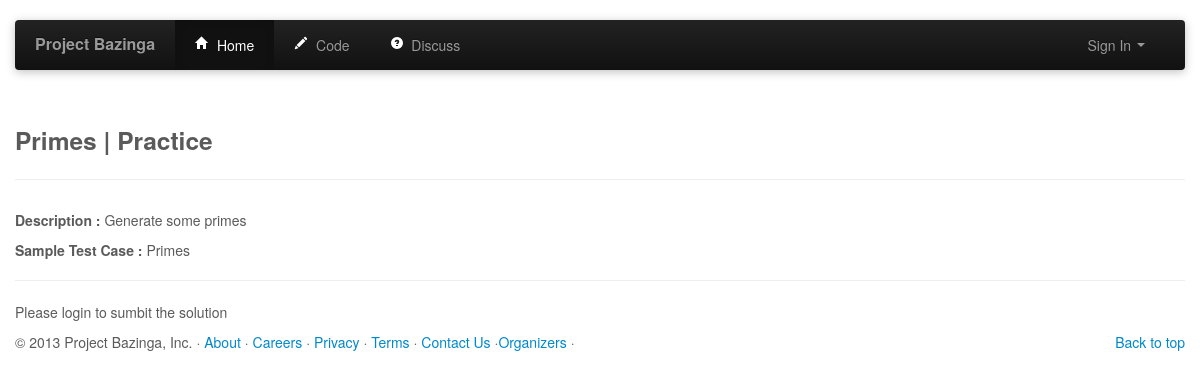
Page /code/questions/1 on the committed database.
### tables this page shows
CREATE TABLE contest_questions (
    "question_id" INTEGER PRIMARY KEY AUTOINCREMENT NOT NULL,
    "contest_id" INTEGER NOT NULL,
    "owner" INTEGER NOT NULL,
    "question_name" TEXT NOT NULL,
    "question_string" TEXT NOT NULL
);

CREATE TABLE contest ("contest_id" INTEGER PRIMARY KEY  AUTOINCREMENT  NOT NULL  UNIQUE , "start_time" DATETIME, "end_time" DATETIME, "name" TEXT NOT NULL , "company" TEXT NOT NULL , "short_description" TEXT NOT NULL ,"long_description" TEXT NOT NULL , "owner" INTEGER NOT NULL);

### contest_views.py (the view)
@contest_views.route('/code/questions/<int:id>', methods=['GET','POST'])
def show_question(id=0):
	if request.method =='POST':
		url = 'http://localhost:1234'	#loadbalancer
		values = {'qid' : id, 'code': request.form['code'], 'lang': request.form['lang'], 'user_id': session['userId'] }
		data = urllib.urlencode(values)
		rresponse = urllib2.urlopen(url, data)
		page = rresponse.read()
		flash('Your solution is being evaluated. You can check the <a href="../submissions/0" >submissions</a> tab for results.')
	db = get_db()
	if(request.method =='POST' and session['logged_in'] and False) :
		code = request.form['code']
		lang = request.form['lang']
		print 'code:\n%s\nlang:\n%s' % (code, lang)
		userid = session['userId'];
		db.execute('insert into submissions (user_id, submission_time, code, lang, points) VALUES (?,?,?,?,?)', [userid, curtime(), code, lang, 0])
		cur = db.execute('SELECT last_insert_rowid() AS id FROM submissions');
		sid = int(cur.fetchone()['id'])
		cur = db.execute('SELECT * FROM question_testcase WHERE question_id = ?', [id])
		testcases = cur.fetchall()
		pts = 0
		for tc in testcases:
			(out, err) = bw.compilerun(sid, code, tc['test'], lang, tc['space_limit'], tc['time_limit'])
			print 'ERROR: %s' % err
			if (err == '' and out == tc['answer']):
				pts += int(tc['points'])
				db.execute('insert into submission_testcase (testcase_id, submission_id, result_type, result, run_time, run_space) VALUES (?,?,?,"",0,0)', [tc['testcase_id'], sid, tc['points']])
			elif (err[:3] == 'TLE'):
				db.execute('insert into submission_testcase (testcase_id, submission_id, result_type, result, run_time, run_space) VALUES (?,?,?,?,0,0)', [tc['testcase_id'], sid, -3, err])
			elif (err != ''):
				db.execute('insert into submission_testcase (testcase_id, submission_id, result_type, result, run_time, run_space) VALUES (?,?,?,?,0,0)', [tc['testcase_id'], sid, -2, err])
			elif (out != tc['answer']):
				db.execute('insert into submission_testcase (testcase_id, submission_id, result_type, result, run_time, run_space) VALUES (?,?,?,?,0,0)', [tc['testcase_id'], sid, -1, ""])
		db.execute('UPDATE submissions SET points = ? WHERE id=?', [pts, sid])
		db.commit()
		print 'points: %d' % pts
		flash('Your solution is being evaluated. You can check the <a href="../submissions/0" >submissions</a> tab for results.')
	cur = db.execute('select * from contest_questions where question_id = ?', [id])
	q = cur.fetchone()
	cur = db.execute('select * from contest where contest_id = ?', [q['contest_id']])
	c = cur.fetchone()
	return render_template("show_question.html", question=q, contest=c)

### contest_views.py (called while the page is built)
def get_db():
	top = _app_ctx_stack.top
	if not hasattr(top, 'sqlite_db'):
		sqlite_db = sqlite3.connect('database.db')
		sqlite_db.row_factory = sqlite3.Row
		top.sqlite_db = sqlite_db
	return top.sqlite_db

### templates/show_question.html (shortened to what this page needs)
{% extends "header.html" %}
{% block body %}
<div class="container">
	<div class="page-header" >
		<h3 >{{ question.question_name }} | {{ contest.name }} </h3>
	</div>
	<p > <b>Description : </b> {{ question.question_string }} </p>
	<p > <b>Sample Test Case : </b> {{ question.question_name }} </p>
	<hr>
	{% if session.logged_in %}
	<h4>Submit Code</h4>
	<hr>
	<ul id="langTab" class="nav nav-pills">
		<li class="active">
			<a id="py" lname="python" href="#">Python</a>
		</li>
		<li><a id="cpp" lname="c_cpp" href="#">C++</a></li>
		<li><a id="c" lname="c_cpp" href="#">C</a></li>
	</ul>
	<div id="editor"></div>
	<form id="codeform" method='POST' action=''>
		<input name="lang" id="lang" type="hidden"/>
		<input name="code" id="code" type="hidden"/>
		<hr class="separator" />
		<input class="btn " type="submit" id="submit" value="Submit">
	</form>
	<hr class="separator" />
	<div id="comms" >
	</div>
	{% else %}
	<p> Please login to sumbit the solution </p>
	{% endif %}
</div>
{% endblock %}

### static/css/style.css (style rules this page uses)
body { padding-bottom: 40px; color: #5a5a5a; }

### rows in the picture
contest_questions: question_name "Primes", question_string "Generate some primes"
contest: name "Practice"
